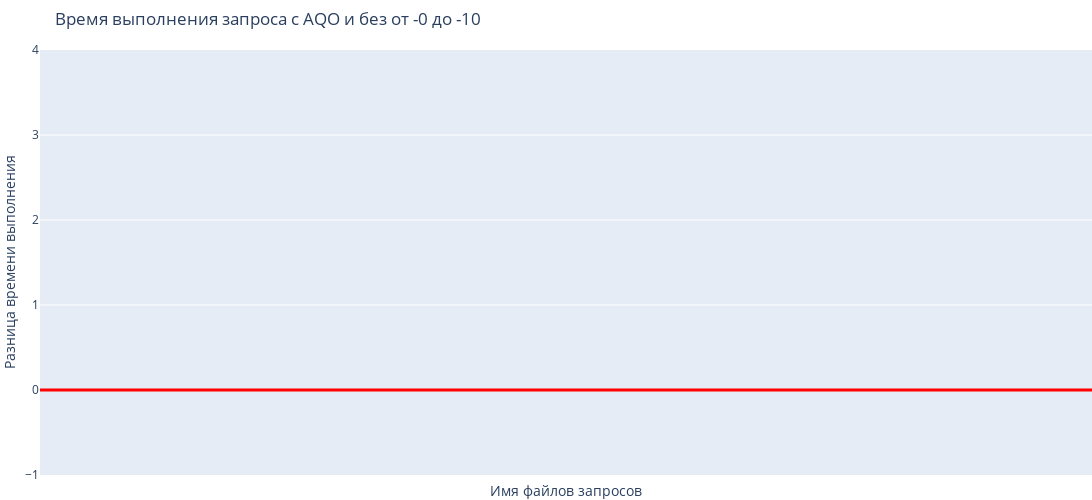
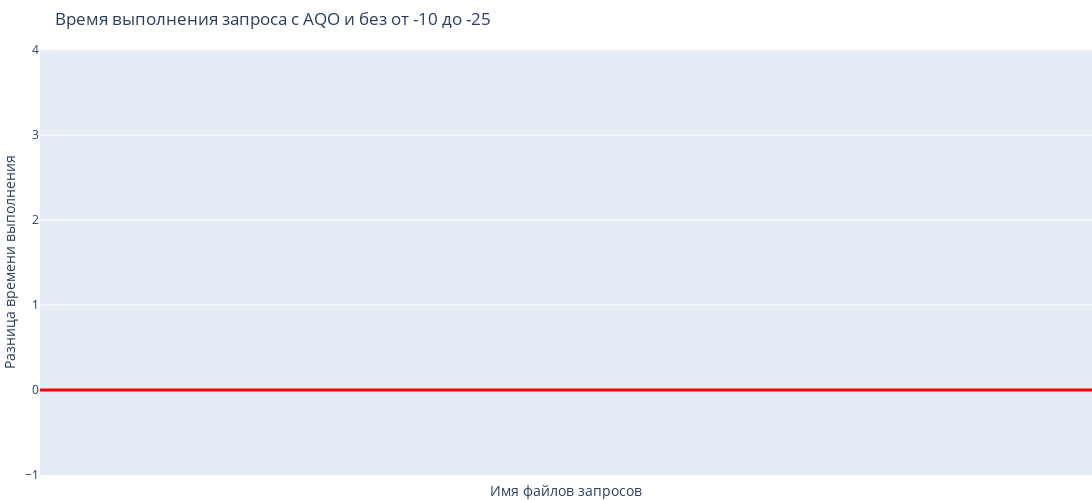
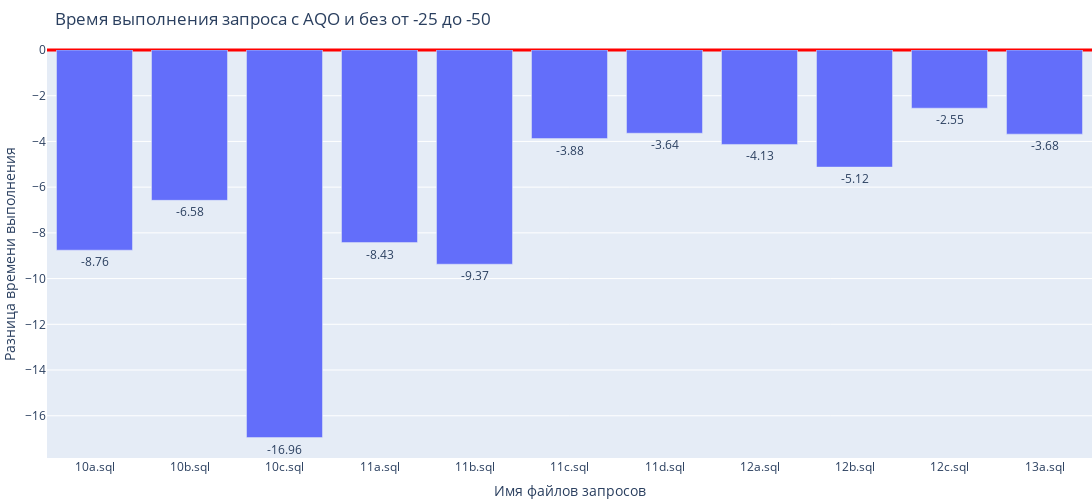
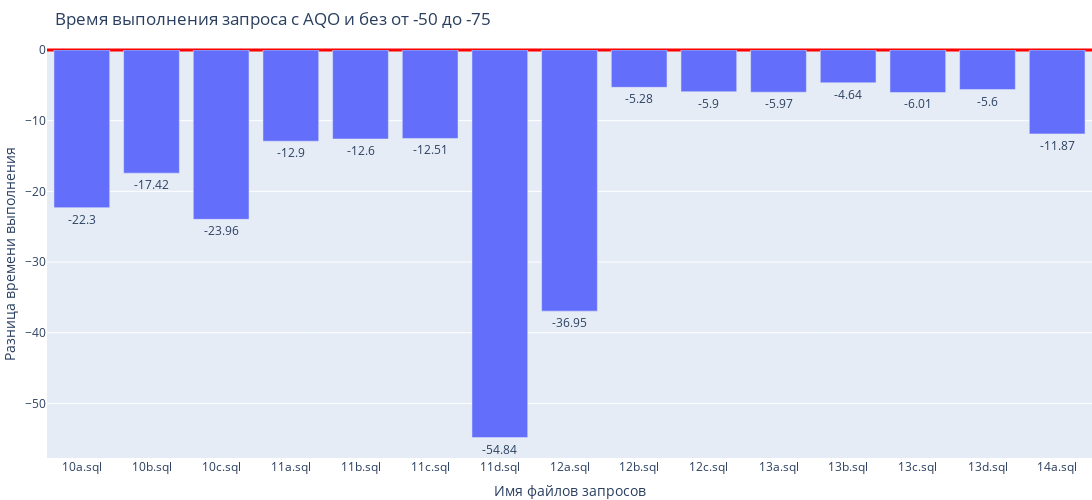

These figures' notebook cell, in order:
### Code cell
for elem in lst_groups:
    df_cond = df[df['condition']==elem]
    digits=re.findall(r'(\d+)', elem)
    if 'less' in elem:
        name='Время выполнения запроса с AQO и без от -{} до -{}'.format(digits[0], digits[1])
        filename='plan_less{}_{}'.format(digits[0], digits[1])
    else:
        name='Время выполнения запроса с AQO и без от {} до {}'.format(digits[0], digits[1])
        filename='plan_more{}_{}'.format(digits[0], digits[1])
    fig = go.Figure()
    fig.add_trace(go.Bar(x = ox, y = df_cond['plan_time_disabled'] - df_cond['plan_time_control'], text=round(df_cond['plan_time_disabled'] - df_cond['plan_time_control'],2), textposition='outside'))
    fig.update_yaxes(zeroline=True, zerolinewidth=3, zerolinecolor='red')
    fig.update_layout(legend_orientation="h",
                      legend=dict(x=.5, xanchor="center"),
                      title=name,
                      xaxis_title="Имя файлов запросов",
                      yaxis_title="Разница времени выполнения",
                      margin=dict(l=0, r=0, t=50, b=0))
    fig.update_layout(width=1500, height = 500)
    fig.show()

### Figure 1 — Plotly figure (JSON) as saved in the notebook; plotly's stock layout.template omitted (floating-point values rounded to 4 significant figures)
{"data": [{"text": [], "textposition": "outside", "type": "bar", "x": ["10a.sql", "10b.sql", "10c.sql", "11a.sql", "11b.sql", "11c.sql", "11d.sql", "12a.sql", "12b.sql", "12c.sql", "13a.sql", "13b.sql", "13c.sql", "13d.sql", "14a.sql", "14b.sql", "14c.sql", "15a.sql", "15b.sql", "15c.sql", "15d.sql", "16a.sql", "16b.sql", "16c.sql", "16d.sql", "17a.sql", "17b.sql", "17c.sql", "17d.sql", "17e.sql", "17f.sql", "18a.sql", "18b.sql", "18c.sql", "19a.sql", "19b.sql", "19c.sql", "19d.sql", "1a.sql", "1b.sql", "1c.sql", "1d.sql", "20a.sql", "20b.sql", "20c.sql", "21a.sql", "21b.sql", "21c.sql", "22a.sql", "22b.sql", "22c.sql", "22d.sql", "23a.sql", "23b.sql", "23c.sql", "24a.sql", "24b.sql", "25a.sql", "25b.sql", "25c.sql", "26a.sql", "26b.sql", "26c.sql", "27a.sql", "27b.sql", "27c.sql", "28a.sql", "28b.sql", "28c.sql", "29a.sql", "29b.sql", "29c.sql", "2a.sql", "2b.sql", "2c.sql", "2d.sql", "30a.sql", "30b.sql", "30c.sql", "31a.sql", "31b.sql", "31c.sql", "32a.sql", "32b.sql", "33a.sql", "33b.sql", "33c.sql", "3a.sql", "3b.sql", "3c.sql", "4a.sql", "4b.sql", "4c.sql", "5a.sql", "5b.sql", "5c.sql", "6a.sql", "6b.sql", "6c.sql", "6d.sql", "6e.sql", "6f.sql", "7a.sql", "7b.sql", "7c.sql", "8a.sql", "8b.sql", "8c.sql", "8d.sql", "9a.sql", "9b.sql", "9c.sql", "9d.sql"], "y": []}], "layout": {"height": 500, "legend": {"orientation": "h", "x": 0.5, "xanchor": "center"}, "margin": {"b": 0, "l": 0, "r": 0, "t": 50}, "title": {"text": "Время выполнения запроса с AQO и без от -0 до -10"}, "width": 1500, "xaxis": {"autorange": true, "range": [-1, 6], "title": {"text": "Имя файлов запросов"}, "type": "category"}, "yaxis": {"autorange": true, "range": [-1, 4], "title": {"text": "Разница времени выполнения"}, "zeroline": true, "zerolinecolor": "red", "zerolinewidth": 3}}}

### Figure 2 — Plotly figure (JSON) as saved in the notebook; plotly's stock layout.template omitted (floating-point values rounded to 4 significant figures)
{"data": [{"text": [], "textposition": "outside", "type": "bar", "x": ["10a.sql", "10b.sql", "10c.sql", "11a.sql", "11b.sql", "11c.sql", "11d.sql", "12a.sql", "12b.sql", "12c.sql", "13a.sql", "13b.sql", "13c.sql", "13d.sql", "14a.sql", "14b.sql", "14c.sql", "15a.sql", "15b.sql", "15c.sql", "15d.sql", "16a.sql", "16b.sql", "16c.sql", "16d.sql", "17a.sql", "17b.sql", "17c.sql", "17d.sql", "17e.sql", "17f.sql", "18a.sql", "18b.sql", "18c.sql", "19a.sql", "19b.sql", "19c.sql", "19d.sql", "1a.sql", "1b.sql", "1c.sql", "1d.sql", "20a.sql", "20b.sql", "20c.sql", "21a.sql", "21b.sql", "21c.sql", "22a.sql", "22b.sql", "22c.sql", "22d.sql", "23a.sql", "23b.sql", "23c.sql", "24a.sql", "24b.sql", "25a.sql", "25b.sql", "25c.sql", "26a.sql", "26b.sql", "26c.sql", "27a.sql", "27b.sql", "27c.sql", "28a.sql", "28b.sql", "28c.sql", "29a.sql", "29b.sql", "29c.sql", "2a.sql", "2b.sql", "2c.sql", "2d.sql", "30a.sql", "30b.sql", "30c.sql", "31a.sql", "31b.sql", "31c.sql", "32a.sql", "32b.sql", "33a.sql", "33b.sql", "33c.sql", "3a.sql", "3b.sql", "3c.sql", "4a.sql", "4b.sql", "4c.sql", "5a.sql", "5b.sql", "5c.sql", "6a.sql", "6b.sql", "6c.sql", "6d.sql", "6e.sql", "6f.sql", "7a.sql", "7b.sql", "7c.sql", "8a.sql", "8b.sql", "8c.sql", "8d.sql", "9a.sql", "9b.sql", "9c.sql", "9d.sql"], "y": []}], "layout": {"height": 500, "legend": {"orientation": "h", "x": 0.5, "xanchor": "center"}, "margin": {"b": 0, "l": 0, "r": 0, "t": 50}, "title": {"text": "Время выполнения запроса с AQO и без от -10 до -25"}, "width": 1500, "xaxis": {"autorange": true, "range": [-1, 6], "title": {"text": "Имя файлов запросов"}, "type": "category"}, "yaxis": {"autorange": true, "range": [-1, 4], "title": {"text": "Разница времени выполнения"}, "zeroline": true, "zerolinecolor": "red", "zerolinewidth": 3}}}

### Figure 3 — Plotly figure (JSON) as saved in the notebook; plotly's stock layout.template omitted (floating-point values rounded to 4 significant figures)
{"data": [{"text": [-8.76, -6.58, -16.96, -8.43, -9.37, -3.88, -3.64, -4.13, -5.12, -2.55, -3.68], "textposition": "outside", "type": "bar", "x": ["10a.sql", "10b.sql", "10c.sql", "11a.sql", "11b.sql", "11c.sql", "11d.sql", "12a.sql", "12b.sql", "12c.sql", "13a.sql", "13b.sql", "13c.sql", "13d.sql", "14a.sql", "14b.sql", "14c.sql", "15a.sql", "15b.sql", "15c.sql", "15d.sql", "16a.sql", "16b.sql", "16c.sql", "16d.sql", "17a.sql", "17b.sql", "17c.sql", "17d.sql", "17e.sql", "17f.sql", "18a.sql", "18b.sql", "18c.sql", "19a.sql", "19b.sql", "19c.sql", "19d.sql", "1a.sql", "1b.sql", "1c.sql", "1d.sql", "20a.sql", "20b.sql", "20c.sql", "21a.sql", "21b.sql", "21c.sql", "22a.sql", "22b.sql", "22c.sql", "22d.sql", "23a.sql", "23b.sql", "23c.sql", "24a.sql", "24b.sql", "25a.sql", "25b.sql", "25c.sql", "26a.sql", "26b.sql", "26c.sql", "27a.sql", "27b.sql", "27c.sql", "28a.sql", "28b.sql", "28c.sql", "29a.sql", "29b.sql", "29c.sql", "2a.sql", "2b.sql", "2c.sql", "2d.sql", "30a.sql", "30b.sql", "30c.sql", "31a.sql", "31b.sql", "31c.sql", "32a.sql", "32b.sql", "33a.sql", "33b.sql", "33c.sql", "3a.sql", "3b.sql", "3c.sql", "4a.sql", "4b.sql", "4c.sql", "5a.sql", "5b.sql", "5c.sql", "6a.sql", "6b.sql", "6c.sql", "6d.sql", "6e.sql", "6f.sql", "7a.sql", "7b.sql", "7c.sql", "8a.sql", "8b.sql", "8c.sql", "8d.sql", "9a.sql", "9b.sql", "9c.sql", "9d.sql"], "y": [-8.757, -6.577, -16.96, -8.425, -9.371, -3.876, -3.641, -4.132, -5.123, -2.545, -3.681]}], "layout": {"height": 500, "legend": {"orientation": "h", "x": 0.5, "xanchor": "center"}, "margin": {"b": 0, "l": 0, "r": 0, "t": 50}, "title": {"text": "Время выполнения запроса с AQO и без от -25 до -50"}, "width": 1500, "xaxis": {"autorange": true, "range": [-0.5, 10.5], "title": {"text": "Имя файлов запросов"}, "type": "category"}, "yaxis": {"autorange": true, "range": [-17.85, 0], "title": {"text": "Разница времени выполнения"}, "type": "linear", "zeroline": true, "zerolinecolor": "red", "zerolinewidth": 3}}}

### Figure 4 — Plotly figure (JSON) as saved in the notebook; plotly's stock layout.template omitted (floating-point values rounded to 4 significant figures)
{"data": [{"text": [-22.3, -17.42, -23.96, -12.9, -12.6, -12.51, -54.84, -36.95, -5.28, -5.9, -5.97, -4.64, -6.01, -5.6, -11.87], "textposition": "outside", "type": "bar", "x": ["10a.sql", "10b.sql", "10c.sql", "11a.sql", "11b.sql", "11c.sql", "11d.sql", "12a.sql", "12b.sql", "12c.sql", "13a.sql", "13b.sql", "13c.sql", "13d.sql", "14a.sql", "14b.sql", "14c.sql", "15a.sql", "15b.sql", "15c.sql", "15d.sql", "16a.sql", "16b.sql", "16c.sql", "16d.sql", "17a.sql", "17b.sql", "17c.sql", "17d.sql", "17e.sql", "17f.sql", "18a.sql", "18b.sql", "18c.sql", "19a.sql", "19b.sql", "19c.sql", "19d.sql", "1a.sql", "1b.sql", "1c.sql", "1d.sql", "20a.sql", "20b.sql", "20c.sql", "21a.sql", "21b.sql", "21c.sql", "22a.sql", "22b.sql", "22c.sql", "22d.sql", "23a.sql", "23b.sql", "23c.sql", "24a.sql", "24b.sql", "25a.sql", "25b.sql", "25c.sql", "26a.sql", "26b.sql", "26c.sql", "27a.sql", "27b.sql", "27c.sql", "28a.sql", "28b.sql", "28c.sql", "29a.sql", "29b.sql", "29c.sql", "2a.sql", "2b.sql", "2c.sql", "2d.sql", "30a.sql", "30b.sql", "30c.sql", "31a.sql", "31b.sql", "31c.sql", "32a.sql", "32b.sql", "33a.sql", "33b.sql", "33c.sql", "3a.sql", "3b.sql", "3c.sql", "4a.sql", "4b.sql", "4c.sql", "5a.sql", "5b.sql", "5c.sql", "6a.sql", "6b.sql", "6c.sql", "6d.sql", "6e.sql", "6f.sql", "7a.sql", "7b.sql", "7c.sql", "8a.sql", "8b.sql", "8c.sql", "8d.sql", "9a.sql", "9b.sql", "9c.sql", "9d.sql"], "y": [-22.3, -17.42, -23.96, -12.9, -12.6, -12.51, -54.84, -36.95, -5.282, -5.9, -5.97, -4.644, -6.012, -5.597, -11.87]}], "layout": {"height": 500, "legend": {"orientation": "h", "x": 0.5, "xanchor": "center"}, "margin": {"b": 0, "l": 0, "r": 0, "t": 50}, "title": {"text": "Время выполнения запроса с AQO и без от -50 до -75"}, "width": 1500, "xaxis": {"autorange": true, "range": [-0.5, 14.5], "title": {"text": "Имя файлов запросов"}, "type": "category"}, "yaxis": {"autorange": true, "range": [-57.73, 0], "title": {"text": "Разница времени выполнения"}, "type": "linear", "zeroline": true, "zerolinecolor": "red", "zerolinewidth": 3}}}
